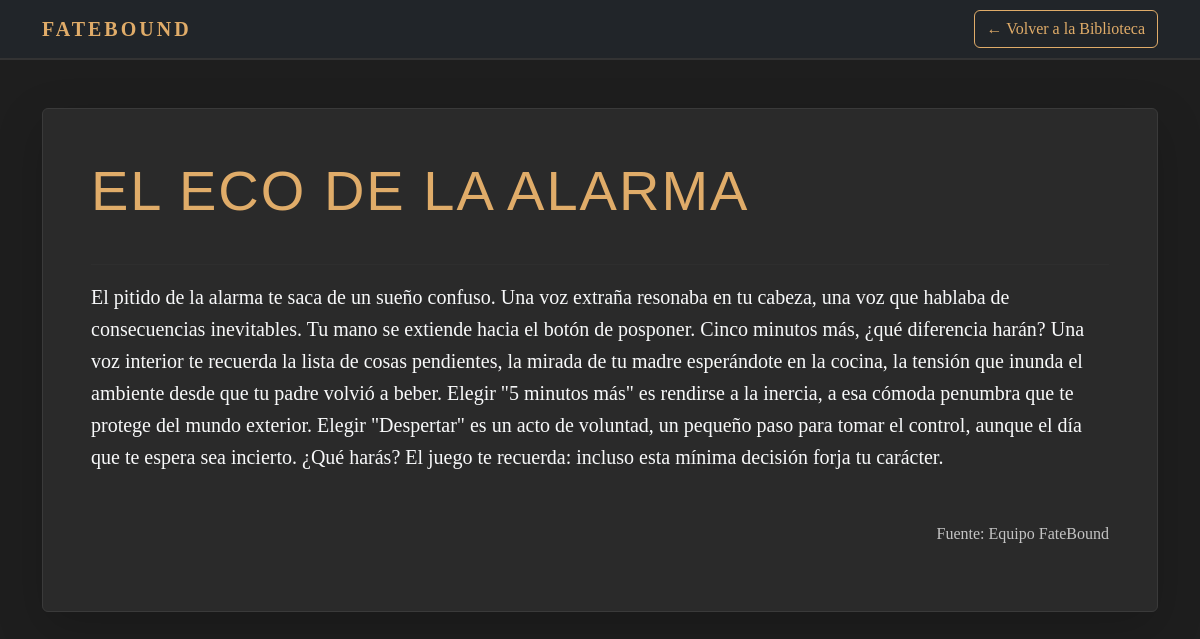
/leer_historia.php?id=1, run on the app's committed database.
### tables this page shows
CREATE TABLE `historias_breves` (
  `historia_id` int(11) UNSIGNED NOT NULL,
  `titulo` varchar(255) NOT NULL,
  `resumen` varchar(500) NOT NULL,
  `contenido_completo` text NOT NULL,
  `autor` varchar(100) DEFAULT NULL
);

### leer_historia.php (the view, shortened to what this page needs)
<?php
require 'db_connect.php';
$historia = null;
if (isset($_GET['id']) && is_numeric($_GET['id'])) {
    $historia_id = $_GET['id'];
    try {
        $stmt = $pdo->prepare("SELECT titulo, contenido_completo FROM historias_breves WHERE historia_id = ?");
        $stmt->execute([$historia_id]);
        $historia = $stmt->fetch();
    } catch (PDOException $e) {  }
}
?>
<!DOCTYPE html>
<html lang="es">
<head>
    <link href="https://cdn.jsdelivr.net/npm/bootstrap@5.3.2/dist/css/bootstrap.min.css" rel="stylesheet">
    <link rel="stylesheet" href="style.css">
</head>
<body class="section-dark">
<nav class="navbar navbar-expand-lg navbar-dark bg-dark">
    <div class="container">
        <a class="navbar-brand" href="index.php">FATEBOUND</a>
        <a class="btn btn-outline-light ms-auto" href="index.php#biblioteca">← Volver a la Biblioteca</a>
    </div>
</nav>
<section class="container py-5">
    <?php if ($historia): ?>
        <article class="card card-dark shadow-lg p-5">
            <h1 class="display-4 mb-4" style="color: #e0ac69;"><?php echo htmlspecialchars($historia['titulo']); ?></h1>
            <hr style="border-color: #3a3a3a;">
            <div class="historia-contenido fs-5 text-light"> <?php echo nl2br(htmlspecialchars($historia['contenido_completo'])); ?>
            </div>
            <p class="mt-5 text-muted text-end">Fuente: Equipo FateBound</p>
        </article>
    <?php else: ?>
        <div class="alert alert-danger text-center">
            Historia no encontrada. El ID proporcionado no es válido.
        </div>
    <?php endif; ?>
</section>
</body>
</html>

### style.css (style rules this page uses)
body { font-family: 'Georgia', serif; line-height: 1.6; background-color: #121212; color: #f0f0f0; }
h1, h2, h3, h4 { font-family: 'Arial Black', sans-serif; color: #e0ac69; text-transform: uppercase; letter-spacing: 2px; }
.navbar { border-bottom: 2px solid #333; }
.navbar-brand { font-weight: bold; color: #e0ac69 !important; letter-spacing: 3px; }
.btn-outline-light { color: #e0ac69 !important; border-color: #e0ac69 !important; }
.section-dark { background-color: #1e1e1e; }
.card-dark { background-color: #2a2a2a; color: #f0f0f0; border: 1px solid #3a3a3a; transition: border-color 0.3s ease; }
.text-muted, .card-dark .text-muted { color: #c4c4c4 !important; }

### data on the page
historias_breves: titulo "EL ECO DE LA ALARMA", contenido_completo "El pitido de la alarma te saca de un sueño confuso. Una voz extraña resonaba en tu cabeza, una voz que hablaba de consecuencias inevitables. Tu mano se extiende hacia el botón de posponer. Cinco minutos más, ¿qué diferencia harán? Una voz interior te recuerda la lista de cosas pendientes, la mirada de tu madre esperándote en la cocina, la tensión que inunda el ambiente desde que tu padre volvió a beber. Elegir \"5 minutos más\" es rendirse a la inercia, a esa cómoda penumbra que te protege del mundo exterior. Elegir \"Despertar\" es un acto de voluntad, un pequeño paso para tomar el control, aunque el día que te espera sea incierto. ¿Qué harás? El juego te recuerda: incluso esta mínima decisión…"
